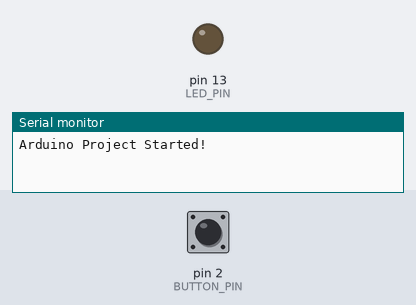
Recording of a program running on a simulated Arduino Uno, built with avr-gcc and run on an emulated ATmega328P. On the bench: output pins drawn as LEDs (lit = HIGH), the last lines printed to the serial monitor. Dashed ring = blinking. The test bench sets the inputs (shaded band); at power-on: pin 2 (BUTTON_PIN) HIGH.

Above: at 1.2 s.
1.3 s: pin 2 (BUTTON_PIN) pulled LOW for 1 s
At 2.9 s:
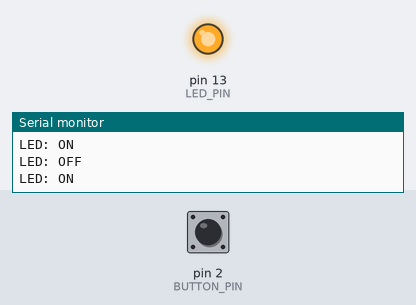
3.8 s: pin 2 (BUTTON_PIN) pulled LOW for 0.15 s
At 4.2 s:
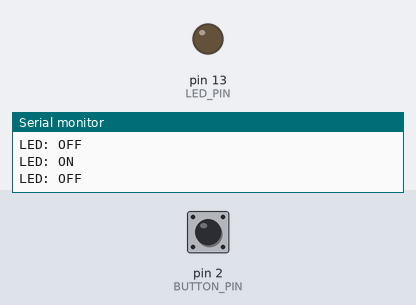
5.4 s: pin 2 (BUTTON_PIN) pulled LOW for 3.2 s
At 5.6 s:
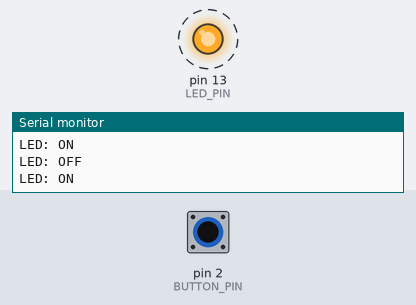
Timing chart, 0 to 9.7 s (numbered marks = the images above; inputs shaded):
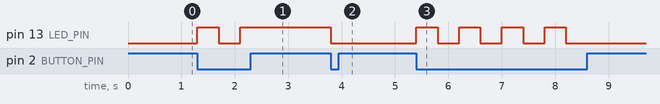

Measured:
- after the input at 1.3 s, pin 13 (LED_PIN): LOW → HIGH at once, → LOW 0.40 s later, → HIGH 0.40 s later
- after the input at 3.8 s, pin 13 (LED_PIN): HIGH → LOW at once
- after the input at 5.4 s, pin 13 (LED_PIN): alternates HIGH for 0.40 s and LOW for 0.40 s, 8 changes in all, then stays LOW, starting at once

The program:

main.cpp
```cpp
#include <Arduino.h>

// กำหนดพิน
const int LED_PIN = 13;
const int BUTTON_PIN = 2;

// ตัวแปรสถานะ
bool ledState = false;
int buttonState = 0;

void setup() {
  // เริ่มต้น Serial
  Serial.begin(9600);

  // ตั้งค่าโหมดพิน
  pinMode(LED_PIN, OUTPUT);
  pinMode(BUTTON_PIN, INPUT_PULLUP);

  Serial.println("Arduino Project Started!");
}

void loop() {
  // อ่านค่าปุ่ม
  buttonState = digitalRead(BUTTON_PIN);

  // ถ้ากดปุ่ม
  if (buttonState == LOW) {
    ledState = !ledState;
    digitalWrite(LED_PIN, ledState);

    Serial.print("LED: ");
    Serial.println(ledState ? "ON" : "OFF");

    delay(300); // 防抖动
  }

  delay(100);
}
//Hello2
```
